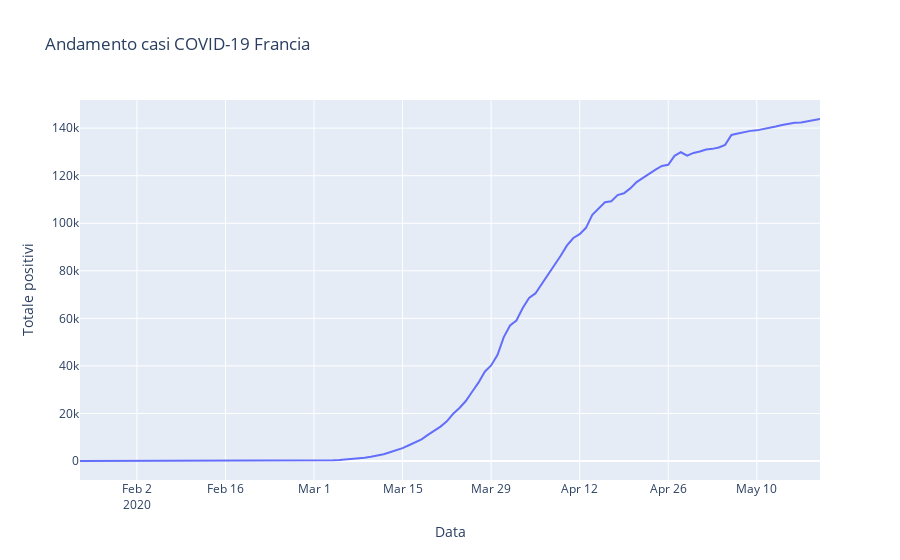
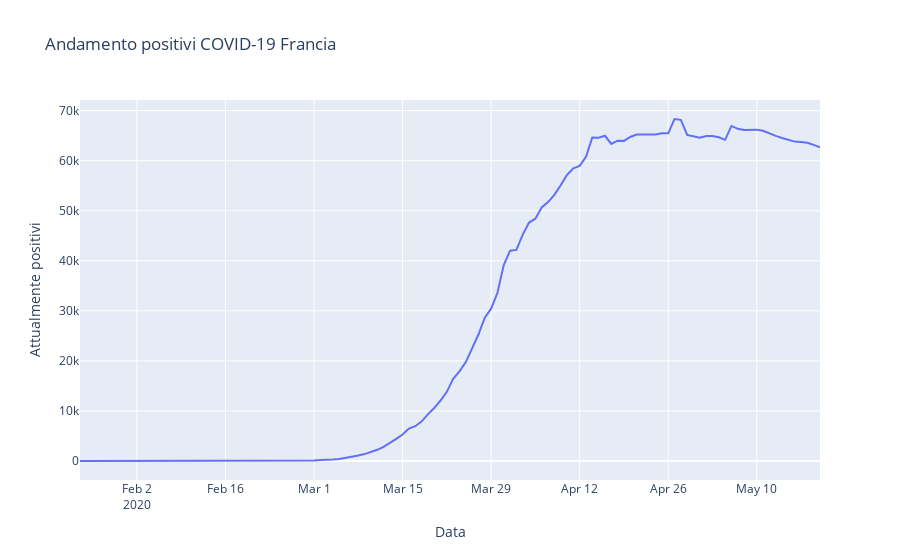
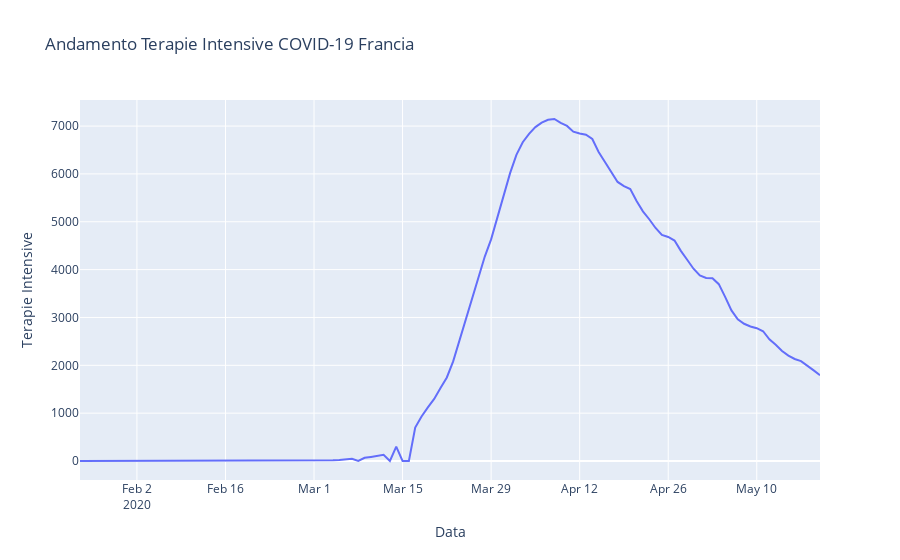

Notebook code cell kept with these figures, in order:
### Markdown cell above
Con questi grafici andiamo a visualizzare la crescita del numero totale di casi, di attualmente positivi e di pazienti in terapia intensiva in Francia, fino al giorno 15/05/2020.

Successivamente, l'idea sarà quella di incrociare questi dati con quelli relativi all'Italia, ovvero addestrare un modello coi dati italiani e applicarlo ai dati francesi.

### Code cell
franceDataset = pd.read_csv("Datasets/Francia/france_clean.csv")

#Recupero la lista delle date presenti per la nazione (X axis)
date = franceDataset[franceDataset["maille_nom"] == "France"]["date"].tolist()

#Recupero il numero dei casi totali positivi per giorno per la nazione (Y axis)
numeroPositivi = franceDataset[franceDataset["maille_nom"] == "France"]["cas_confirmes"].tolist()

#Creo il grafico e lo customizzo
fig = go.Figure()
fig.add_trace(go.Scatter(x=date, y=numeroPositivi, mode='lines', name='Totale positivi'))
fig.update_layout(title='Andamento casi COVID-19 Francia', xaxis_title='Data', yaxis_title='Totale positivi')
fig.show()

#Recupero il numero dei casi attualmente positivi per giorno per la nazione (Y axis)
francePos = franceDataset[franceDataset["maille_nom"] == "France"].copy()
francePos["attualmente_positivi"] = francePos["cas_confirmes"]-francePos["deces"]-francePos["gueris"]

numeroPositivi = francePos["attualmente_positivi"].tolist()

#Creo il grafico e lo customizzo
fig = go.Figure()
fig.add_trace(go.Scatter(x=date, y=numeroPositivi, mode='lines', name='Attualmente positivi'))
fig.update_layout(title='Andamento positivi COVID-19 Francia', xaxis_title='Data', yaxis_title='Attualmente positivi')
fig.show()

#Recupero il numero delle terapie intensive per giorno per la nazione (Y axis)
numeroTerapie = franceDataset[franceDataset["maille_nom"] == "France"]["reanimation"].tolist()

#Creo il grafico e lo customizzo
fig = go.Figure()
fig.add_trace(go.Scatter(x=date, y=numeroTerapie, mode='lines', name='Terapie Intensive'))
fig.update_layout(title='Andamento Terapie Intensive COVID-19 Francia', xaxis_title='Data', yaxis_title='Terapie Intensive')
fig.show()

### Figure 1 — Plotly figure (JSON) as saved in the notebook; plotly's stock layout.template omitted (floating-point values rounded to 4 significant figures)
{"data": [{"mode": "lines", "name": "Totale positivi", "type": "scatter", "x": ["2020-01-24", "2020-01-25", "2020-01-26", "2020-01-27", "2020-01-28", "2020-01-29", "2020-01-30", "2020-01-31", "2020-02-02", "2020-02-03", "2020-02-04", "2020-02-05", "2020-02-06", "2020-02-07", "2020-02-08", "2020-02-09", "2020-02-10", "2020-02-11", "2020-02-12", "2020-02-13", "2020-02-15", "2020-02-17", "2020-02-19", "2020-02-20", "2020-02-21", "2020-02-23", "2020-02-24", "2020-02-25", "2020-02-26", "2020-02-27", "2020-02-28", "2020-02-29", "2020-03-01", "2020-03-02", "2020-03-03", "2020-03-04", "2020-03-05", "2020-03-06", "2020-03-07", "2020-03-08", "2020-03-09", "2020-03-10", "2020-03-11", "2020-03-12", "2020-03-13", "2020-03-14", "2020-03-15", "2020-03-16", "2020-03-17", "2020-03-18", "2020-03-19", "2020-03-20", "2020-03-21", "2020-03-22", "2020-03-23", "2020-03-24", "2020-03-25", "2020-03-26", "2020-03-27", "2020-03-28", "2020-03-29", "2020-03-30", "2020-03-31", "2020-04-01", "2020-04-02", "2020-04-03", "2020-04-04", "2020-04-05", "2020-04-06", "2020-04-07", "2020-04-08", "2020-04-09", "2020-04-10", "2020-04-11", "2020-04-12", "2020-04-13", "2020-04-14", "2020-04-15", "2020-04-16", "2020-04-17", "2020-04-18", "2020-04-19", "2020-04-20", "2020-04-21", "2020-04-22", "2020-04-23", "2020-04-24", "2020-04-25", "2020-04-26", "2020-04-27", "2020-04-28", "2020-04-29", "2020-04-30", "2020-05-01", "2020-05-02", "2020-05-03", "2020-05-04", "2020-05-05", "2020-05-06", "2020-05-07", "2020-05-08", "2020-05-09", "2020-05-10", "2020-05-11", "2020-05-12", "2020-05-13", "2020-05-14", "2020-05-15", "2020-05-16", "2020-05-17", "2020-05-18", "2020-05-19", "2020-05-20"], "y": [3, 3, 3, 3, 4, 5, 6, 6, 6, 6, 6, 6, 6, 11, 11, 11, 11, 11, 11, 11, 12, 12, 12, 12, 12, 12, 12, 14, 18, 38, 57, 100, 130, 191, 212, 285, 423, 613, 949, 1126, 1412, 1784, 2281, 2876, 3661, 4500, 5423, 6633, 7730, 9134, 10995, 12612, 14459, 16689, 19856, 22302, 25233, 29155, 32964, 37575, 40174, 44550, 52128, 56989, 59105, 64338, 68605, 70478, 74390, 78167, 82048, 86334, 90676, 93790, 95403, 98076, 103573, 106206, 108847, 109252, 111821, 112606, 114657, 117324, 119151, 120804, 122577, 124114, 124575, 128339, 129859, 128442, 129581, 130185, 130979, 131287, 131863, 132967, 137150, 137779, 138421, 138854, 139063, 139519, 140227, 140734, 141356, 141919, 142291, 142411, 142903, 143427, 143845]}], "layout": {"title": {"text": "Andamento casi COVID-19 Francia"}, "xaxis": {"title": {"text": "Data"}}, "yaxis": {"title": {"text": "Totale positivi"}}}}

### Figure 2 — Plotly figure (JSON) as saved in the notebook; plotly's stock layout.template omitted (floating-point values rounded to 4 significant figures)
{"data": [{"mode": "lines", "name": "Attualmente positivi", "type": "scatter", "x": ["2020-01-24", "2020-01-25", "2020-01-26", "2020-01-27", "2020-01-28", "2020-01-29", "2020-01-30", "2020-01-31", "2020-02-02", "2020-02-03", "2020-02-04", "2020-02-05", "2020-02-06", "2020-02-07", "2020-02-08", "2020-02-09", "2020-02-10", "2020-02-11", "2020-02-12", "2020-02-13", "2020-02-15", "2020-02-17", "2020-02-19", "2020-02-20", "2020-02-21", "2020-02-23", "2020-02-24", "2020-02-25", "2020-02-26", "2020-02-27", "2020-02-28", "2020-02-29", "2020-03-01", "2020-03-02", "2020-03-03", "2020-03-04", "2020-03-05", "2020-03-06", "2020-03-07", "2020-03-08", "2020-03-09", "2020-03-10", "2020-03-11", "2020-03-12", "2020-03-13", "2020-03-14", "2020-03-15", "2020-03-16", "2020-03-17", "2020-03-18", "2020-03-19", "2020-03-20", "2020-03-21", "2020-03-22", "2020-03-23", "2020-03-24", "2020-03-25", "2020-03-26", "2020-03-27", "2020-03-28", "2020-03-29", "2020-03-30", "2020-03-31", "2020-04-01", "2020-04-02", "2020-04-03", "2020-04-04", "2020-04-05", "2020-04-06", "2020-04-07", "2020-04-08", "2020-04-09", "2020-04-10", "2020-04-11", "2020-04-12", "2020-04-13", "2020-04-14", "2020-04-15", "2020-04-16", "2020-04-17", "2020-04-18", "2020-04-19", "2020-04-20", "2020-04-21", "2020-04-22", "2020-04-23", "2020-04-24", "2020-04-25", "2020-04-26", "2020-04-27", "2020-04-28", "2020-04-29", "2020-04-30", "2020-05-01", "2020-05-02", "2020-05-03", "2020-05-04", "2020-05-05", "2020-05-06", "2020-05-07", "2020-05-08", "2020-05-09", "2020-05-10", "2020-05-11", "2020-05-12", "2020-05-13", "2020-05-14", "2020-05-15", "2020-05-16", "2020-05-17", "2020-05-18", "2020-05-19", "2020-05-20"], "y": [3, 3, 3, 3, 4, 5, 6, 6, 6, 6, 6, 6, 6, 11, 11, 11, 11, 11, 9, 8, 7, 11, 4, 11, 1, 1, 0, 2, 4, 24, 55, 86, 116, 188, 196, 281, 416, 604, 933, 1107, 1382, 1751, 2233, 2815, 3582, 4409, 5296, 6485, 6953, 7870, 9323, 10575, 12086, 13815, 16429, 17921, 19760, 22511, 25271, 28637, 30437, 33602, 39161, 42022, 42174, 45239, 47635, 48406, 50646, 51739, 53162, 55084, 57146, 58456, 58964, 60770, 64639, 64568, 64975, 63354, 63996, 63959, 64735, 65243, 65258, 65169, 65232, 65470, 65470, 68329, 68163, 65161, 64861, 64604, 64930, 64920, 64666, 64171, 66941, 66366, 66142, 66243, 66204, 65975, 65439, 64960, 64527, 64129, 63813, 63732, 63586, 63150, 62679]}], "layout": {"title": {"text": "Andamento positivi COVID-19 Francia"}, "xaxis": {"title": {"text": "Data"}}, "yaxis": {"title": {"text": "Attualmente positivi"}}}}

### Figure 3 — Plotly figure (JSON) as saved in the notebook; plotly's stock layout.template omitted (floating-point values rounded to 4 significant figures)
{"data": [{"mode": "lines", "name": "Terapie Intensive", "type": "scatter", "x": ["2020-01-24", "2020-01-25", "2020-01-26", "2020-01-27", "2020-01-28", "2020-01-29", "2020-01-30", "2020-01-31", "2020-02-02", "2020-02-03", "2020-02-04", "2020-02-05", "2020-02-06", "2020-02-07", "2020-02-08", "2020-02-09", "2020-02-10", "2020-02-11", "2020-02-12", "2020-02-13", "2020-02-15", "2020-02-17", "2020-02-19", "2020-02-20", "2020-02-21", "2020-02-23", "2020-02-24", "2020-02-25", "2020-02-26", "2020-02-27", "2020-02-28", "2020-02-29", "2020-03-01", "2020-03-02", "2020-03-03", "2020-03-04", "2020-03-05", "2020-03-06", "2020-03-07", "2020-03-08", "2020-03-09", "2020-03-10", "2020-03-11", "2020-03-12", "2020-03-13", "2020-03-14", "2020-03-15", "2020-03-16", "2020-03-17", "2020-03-18", "2020-03-19", "2020-03-20", "2020-03-21", "2020-03-22", "2020-03-23", "2020-03-24", "2020-03-25", "2020-03-26", "2020-03-27", "2020-03-28", "2020-03-29", "2020-03-30", "2020-03-31", "2020-04-01", "2020-04-02", "2020-04-03", "2020-04-04", "2020-04-05", "2020-04-06", "2020-04-07", "2020-04-08", "2020-04-09", "2020-04-10", "2020-04-11", "2020-04-12", "2020-04-13", "2020-04-14", "2020-04-15", "2020-04-16", "2020-04-17", "2020-04-18", "2020-04-19", "2020-04-20", "2020-04-21", "2020-04-22", "2020-04-23", "2020-04-24", "2020-04-25", "2020-04-26", "2020-04-27", "2020-04-28", "2020-04-29", "2020-04-30", "2020-05-01", "2020-05-02", "2020-05-03", "2020-05-04", "2020-05-05", "2020-05-06", "2020-05-07", "2020-05-08", "2020-05-09", "2020-05-10", "2020-05-11", "2020-05-12", "2020-05-13", "2020-05-14", "2020-05-15", "2020-05-16", "2020-05-17", "2020-05-18", "2020-05-19", "2020-05-20"], "y": [0, 0, 0, 0, 1, 2, 2, 2, 1, 1, 1, 1, 0, 1, 1, 1, 1, 0, 1, 1, 0, 0, 0, 0, 0, 0, 0, 0, 0, 2, 0, 9, 9, 0, 0, 15, 23, 39, 45, 0, 66, 86, 105, 129, 0, 300, 0, 0, 699, 931, 1122, 1297, 1525, 1746, 2082, 2516, 2935, 3375, 3787, 4273, 4632, 5107, 5565, 6017, 6399, 6662, 6838, 6978, 7072, 7131, 7148, 7066, 7004, 6883, 6845, 6821, 6730, 6457, 6248, 6027, 5833, 5744, 5683, 5433, 5218, 5053, 4870, 4725, 4682, 4608, 4392, 4207, 4019, 3878, 3827, 3819, 3696, 3430, 3147, 2961, 2868, 2812, 2776, 2712, 2542, 2428, 2299, 2203, 2132, 2087, 1998, 1894, 1794]}], "layout": {"title": {"text": "Andamento Terapie Intensive COVID-19 Francia"}, "xaxis": {"title": {"text": "Data"}}, "yaxis": {"title": {"text": "Terapie Intensive"}}}}
